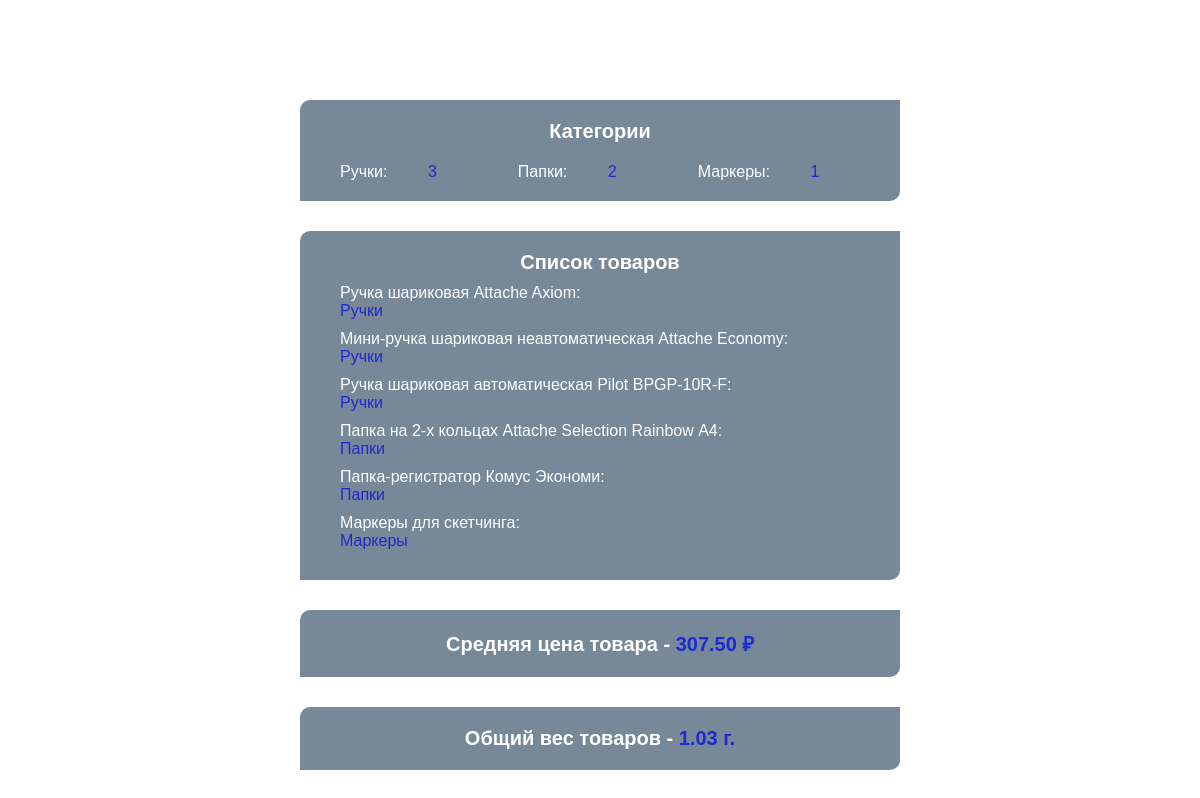
The page / on the database its author committed.
### tables this page shows
CREATE TABLE `goods` (
  `id` int NOT NULL,
  `name` varchar(64) NOT NULL,
  `price` int NOT NULL,
  `weight` int NOT NULL,
  `category_id` int NOT NULL
);

CREATE TABLE `category` (
  `id` int NOT NULL,
  `name` varchar(64) NOT NULL
);

### tovars/tovars.php (called while the page is built)
<?php
include_once("app/connect.php");
function getGoodsCountByCategory()
{
    global $connection;
    $sql = "SELECT `category`.`name`, COUNT(*) AS `count` FROM `goods`
          JOIN `category` ON `goods`.`category_id` = `category`.`id`
          GROUP BY `category`.`id`";
    $statement = $connection->prepare($sql);
    $statement->execute();
    $result = $statement->fetchAll(PDO::FETCH_ASSOC);
    return $result;
}
function getGoodsList()
{
    global $connection;
    $sql = "SELECT `goods`.`name`, `goods`.`price`, `goods`.`weight`, `category`.`name` AS `category_name`
          FROM `goods`
          JOIN `category` ON `goods`.`category_id` = `category`.`id`";
    $statement = $connection->prepare($sql);
    $statement->execute();
    $result = $statement->fetchAll(PDO::FETCH_ASSOC);
    return $result;
}
function getGoodsAvgPrice()
{
    global $connection;
    $sql = "SELECT AVG(`price`) AS `avg` FROM `goods`";
    $statement = $connection->prepare($sql);
    $statement->execute();
    $result = $statement->fetch(PDO::FETCH_ASSOC);
    return number_format($result['avg'], 2, '.', ' ');
}
function getGoodsWeightSum()
{
    global $connection;
    $sql = "SELECT SUM(`weight`) AS `sum` FROM `goods`";
    $statement = $connection->prepare($sql);
    $statement->execute();
    $result = $statement->fetch(PDO::FETCH_ASSOC);
    return number_format($result['sum'] / 1000, 2, '.', ' ');
}
?>

### index.php (the view, shortened to what this page needs)
<?php
include('tovars/tovars.php');
?>
<!DOCTYPE html>
<html lang="en">
<head>
  <link rel="stylesheet" href="css/style.css">
</head>
<body>
<div class="content">
        <div class="container">
            <h2 class="">Категории</h2>
            <div class="block">
              <?php
              $categories = getGoodsCountByCategory();
              foreach ($categories as $category) { ?>
                  <p>
                      <?= $category['name'] ?>:
                     <div class="container1__count"><?= $category['count'] ?></div>
                  </p>
              <? } ?>
            </div>
        </div>
        <div class="container">
            <h2>Список товаров</h2>
            <?php
            $goods = getGoodsList();
            foreach ($goods as $good) { ?>
                <p class="container2__p">
                    <?= $good['name'] ?>:<br>
                  <span class="span"><?= $good['category_name'] ?></span>
                </p>
            <? } ?>
        </div>
    <div class="container">
        <h2>Средняя цена товара -
        <span class="span2"> <?= getGoodsAvgPrice() ?> ₽ </span>
        </h2>
    </div>
    <div class="container">
        <h2>Общий вес товаров -
            <span class="span2"><?= getGoodsWeightSum() ?> г.</span>
        </h2>
    </div>
    </div>
</body>
</html>

### css/style.css (style rules this page uses)
* { text-decoration: none; margin: 0; padding: 0; list-style: none; box-sizing: border-box; }
.content { width: 600px; margin: 100px auto; }
.container { padding: 20px 40px; background-color: lightslategray; margin: 30px 0; border-radius: 10px 0; }
.block { display: flex; justify-content: space-between; margin-top: 20px; font-family: Arial, Helvetica, sans-serif; font-size: 16px; color: rgb(255, 255, 255); }
h2 { text-align: center; font-family: Arial, Helvetica, sans-serif; font-size: 20px; color: rgb(255, 255, 255); }
.container1__count { color: rgb(30, 42, 210); }
.container2__p { margin: 10px 0; font-family: Arial, Helvetica, sans-serif; color: rgb(255, 255, 255); font-size: 16px; }
.span { color: rgb(30, 42, 210); }
.span2 { color: rgb(30, 42, 210); }

### rows shown on the page
goods: name "Ручка шариковая Attache Axiom", category.name "Ручки"
goods: name "Мини-ручка шариковая неавтоматическая Attache Economy", category.name "Ручки"
goods: name "Ручка шариковая автоматическая Pilot BPGP-10R-F", category.name "Ручки"
goods: name "Папка на 2-х кольцах Attache Selection Rainbow А4", category.name "Папки"
goods: name "Папка-регистратор Комус Экономи", category.name "Папки"
goods: name "Маркеры для скетчинга", category.name "Маркеры"

### other values the page prints
$category['name'] "Ручки"
$category['count'] "3"
$category['name'] "Папки"
$category['count'] "2"
$category['name'] "Маркеры"
$category['count'] "1"
getGoodsAvgPrice() "307.50"
getGoodsWeightSum() "1.03"
